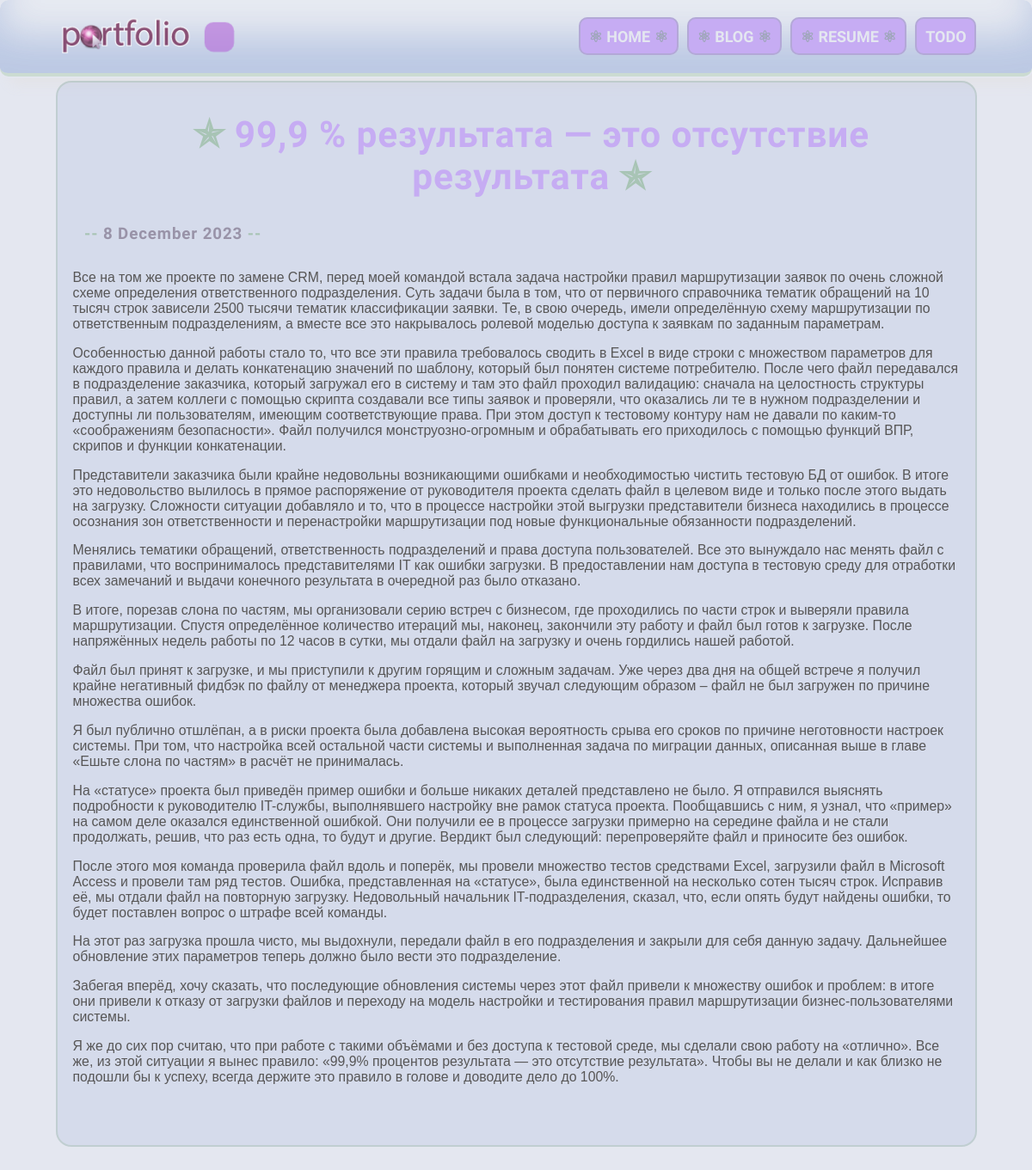
Page /blog/3/ on the committed database.
### blog/models.py (models this page shows, shortened)
class Blog(models.Model):
    title = models.CharField(max_length=200)
    description = models.TextField()
    date = models.DateField()

### blog/views.py (the view)
# urls.py: path('<int:blog_id>/', views.detail, name='detail'),
def detail(request, blog_id):
    blog = get_object_or_404(Blog, pk=blog_id)
    return render(request, 'blog/details.html', {'blog': blog})

### blog/templates/blog/details.html (shortened to what this page needs)
{% extends 'skills/base.html' %}
{% block content %}
<div class="detail">
    <h1 style="transform: translateY(-100%); transition: transform ease-in-out 0.7s;" class="h1font"> <span class="flower">&#10031;</span> {{ blog.title }} <span class="flower">&#10031;</span></h1>
    <h5> <span class="flower">--</span>  {{ blog.date | date:'j E Y'  }} <span class="flower">--</span></h5>
    <p>{{ blog.description | safe }}</p>
</div>
{%  endblock  %}

### skills/static/css/style.css (style rules this page uses)
body { background-color: rgb(228, 231, 240); padding: 0; margin: 0; transition: opacity 0.4s ease-in-out; opacity: 0; zoom: 0.9; }
body.loaded { opacity: 1; }
.container h1 { text-align: center; margin: 20px 0; font-size: 47px; }
h1 { color: rgb(198, 172, 243); padding-left: 40px; font-family: 'Rubik Bubbles', sans-serif; letter-spacing: 1px; }
.h1font { font-family: 'Rubik Moonrocks', serif; }
.flower { color: rgba(85, 154, 80, 0.35); }
.detail { background: rgba(67, 106, 189, 0.09); padding: 20px 20px 60px; border-radius: 20px; border: 3px solid rgba(94, 152, 89, 0.18); font-family: 'Bitter', sans-serif; color: #575656; font-size: 1.1rem; font-weight: 500; }
h5 { color: rgba(93, 76, 101, 0.5); padding-left: 15px; font-size: 1.3rem; font-family: 'Rubik Moonrocks', serif; letter-spacing: 1px; }
.animated-opacity { opacity: 1; transition: opacity 4s ease-in-out; animation: fadeIn 3s ease-in-out; }

### rows in the picture
Blog: title "99,9 % результата — это отсутствие результата", date "8 December 2023", description "Все на том же проекте по замене CRM, перед моей командой встала задача настройки правил маршрутизации заявок по очень сложной схеме определения ответственного подразделения. Суть задачи была в том, что от первичного справочника тематик обращений на 10 тысяч строк зависели 2500 тысячи тематик классификации заявки. Те, в свою очередь, имели определённую схему маршрутизации по ответственным подразделениям, а вместе все это накрывалось ролевой моделью доступа к заявкам по заданным параметрам. Особенностью данной работы стало то, что все эти правила требовалось сводить в Excel в виде строки с множеством параметров для каждого правила и делать конкатенацию значений по шаблону, который был понятен…"
